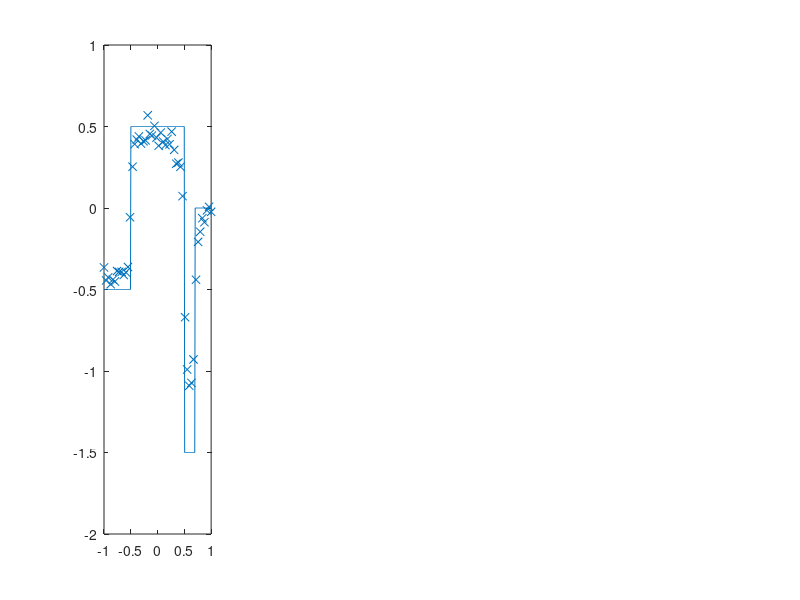

This figure's MATLAB source: (Note: this script raises an error after producing the figure.)
%rng(3);

%% MCMC parameters
mcmc.method = 'pcn';    % MCMC method (pcn, mala)
mcmc.mix_ratio = 0;   % Ratio of MALA steps to pCN steps (mixed method)
S = 1000000;      % MCMC samples
mcmc.beta = 0.01;       % pCN jump parameter
mcmc.h = 0.0000001;                 % MALA step size parameter
mcmc.local = 1000;        % how many steps to calculate local acceptance rate?
mcmc.thinning = 1000;    % how often to update figure?
mcmc.burnin = 100000;

%% Model parameters
md.d = 1;              % Spatial dimension 
md.H = 150*[1,1,1];    % Layer widths
md.L = 3;              % Number of hidden layers
md.N = 2^8;            % Sample on N or N*N grid
md.J = 50;
md.gm = 0.04;

% Calculate total number of weights
md.NW = md.d*md.H(1) + md.H(1);
for l=2:md.L
    md.NW = md.NW + md.H(l)*md.H(l-1) + md.H(l);
end
md.NW = md.NW + md.H(md.L);

% Define the spatial grid
md.XX = linspace(-1,1,md.N)';

% Create the truth, forward map, data
%UT = (0.5*(sign(md.XX+0.5)-sign(md.XX-0.5))-0.5)+cos(4*pi*md.XX).*(md.XX>0.5);
UT = (0.5*(sign(md.XX+0.5)-sign(md.XX-0.5))-0.5)...
        - 2*(0.5*(sign(md.XX-0.5)-sign(md.XX-0.7))-0.5).*(md.XX>0.5)...
        + 1*(0.5*(sign(md.XX-0.5)-sign(md.XX-0.7))-0.5).*(md.XX>0.7);

obsInd = round(linspace(1,md.N,md.J));
basis = speye(md.N);

B = zeros(md.N);
for j=1:md.N
    B(:,j) = idct(dct(full(basis(:,j))).*exp(-0.05*(1:md.N)'));
end

A = basis(obsInd,:);
G = A*B;

y = G*UT + normrnd(0,1,md.J,1)*md.gm;

% Objective function
J = @(xi) JFull(xi,md);

% Cost function
md.cost = @(U) norm(G*U-y)^2/(2*md.gm^2);
md.dcost = @(U) G'*(G*U-y)/md.gm^2;

% Activation function
md.sig = @(z) tanh(z);
md.dsig = @(z) 2*sqrt(2)*normpdf(z*sqrt(2));

md.tanh = @(z) tanh(z);
md.dsig = @(z) 2*sqrt(2)*normpdf(z*sqrt(2));


% Non-centring function
md.lambda = @(z) tan(pi*normcdf(z)-pi/2);
md.dlambda = @(z) pi*sec(pi*normcdf(z)-pi/2).^2.*normpdf(z);

subplot(141);
plot(md.XX,UT);axis([-1,1,-2,1]);
hold on
scatter(md.XX(obsInd),y,'x');
hold off


% Finite Difference test
%{
xi = normrnd(0,1,md.NW,1);
U = normrnd(0,1,md.N,1);

basis = speye(md.NW);
basisN = speye(md.N);
[~,PhiXi,DPhi_adj] = build_net(xi,md);
Cost0 = md.cost(U);
DCost_adj = md.dcost(U);
DPhi_fd = zeros(md.NW,1);
DCost_fd = zeros(md.N,1);

ep = 1e-8;
for j=1:md.NW
    [~,PhiXiP] = build_net(xi+ep*basis(:,j),md);
    DPhi_fd(j) = (PhiXiP-PhiXi)/ep;
end
for j=1:md.N
    DCost_fd(j) = (md.cost(U+ep*basisN(:,j))-Cost0)/ep;
end

subplot(131)
plot(DPhi_adj);
subplot(132)
plot(DPhi_fd);
subplot(133)
plot(DPhi_adj./DPhi_fd);
return
%}


%% Gradient Descent
%{
xi = normrnd(0,1,md.NW,1);
a0 = 1e-6;
maxIt = 20;

PhiTrace = zeros(S,1);
DPhiTrace = zeros(S,1);
for j=1:S
    [U,PhiXi,DPhiXi] = build_net(xi,md);
    PhiTrace(j) = PhiXi+norm(xi)^2/2;
    DPhiTrace(j) = norm(DPhiXi + xi);
    
    if mod(j,10) == 0
        fprintf('Phi = %f\t DPhi = %f\n',PhiTrace(j),DPhiTrace(j));
        subplot(131)
        semilogy(1:j,PhiTrace(1:j));
        subplot(132);
        semilogy(1:j,DPhiTrace(1:j));
        subplot(133);
        plot(md.XX,UT);
        hold on
        plot(md.XX,U);axis([-1,1,-2,1]);
        hold off        
        pause(0.01);
    end
    
    %[ac,~] = LineSearch(xi,-DPhiXi-xi,a0,maxIt,J);
    ac = a0;
    xi = xi - ac*(DPhiXi + xi) + sqrt(2*ac)*normrnd(0,1,md.NW,1);
    
    if ac < 1e-16
        maxIt = min(1e3,maxIt*2);
    end

end
%disp(size(U))
%disp(PhiXi);
%plot(md.XX,U)
%}

%% MCMC
%
acc = zeros(S,1);

UMean = zeros(md.N,1);
UVar = zeros(md.N,1);
xiMean = zeros(md.NW,1);

xi = normrnd(0,1,md.NW,1);
[~,PhiXi,DPhiXi] = build_net(xi,md);

for s=1:S
    mcmc.b = 4*sqrt(mcmc.h)/(4+mcmc.h);
    if mcmc.mix_ratio > 0
        if unifrnd(0,1) < mcmc.mix_ratio
            mcmc.method = 'mala';
            [~,~,DPhiXi] = build_net(xi,md);
        else
            mcmc.method = 'pcn';
        end
    end
    
    % pCN
    if strcmp(mcmc.method,'pcn')
        xiProp = sqrt(1-mcmc.beta^2)*xi + mcmc.beta*normrnd(0,1,md.NW,1);
        
        [~,PhiXiProp] = build_net(xiProp,md);
        aProb = min(1,exp(PhiXi-PhiXiProp));
        
        if unifrnd(0,1) < aProb
            xi = xiProp;
            PhiXi = PhiXiProp;
            acc(s) = 1;
        end
        
        if mod(s,mcmc.local) == 0
            l_acc = mean(acc(s-mcmc.local+1:s));
            if l_acc < 0.3
                mcmc.beta = mcmc.beta/2;
            else
                mcmc.beta = min(1,mcmc.beta*2);
            end
        end
        
    % MALA    
    elseif strcmp(mcmc.method,'mala')
        xiProp = sqrt(1-mcmc.b^2)*xi + mcmc.b*(normrnd(0,1,md.NW,1) - sqrt(mcmc.h)/2*DPhiXi);
        
        [~,PhiXiProp,DPhiXiProp] = build_net(xiProp,md);
        I1 = PhiXi + mcmc.h/8*norm(DPhiXi)^2 + sqrt(mcmc.h)/2*DPhiXi'*(xiProp-sqrt(1-mcmc.b^2)*xi)/mcmc.b;
        I2 = PhiXiProp + mcmc.h/8*norm(DPhiXiProp)^2 + sqrt(mcmc.h)/2*DPhiXiProp'*(xi-sqrt(1-mcmc.b^2)*xiProp)/mcmc.b;
        
        aProb = min(1,exp(I1-I2));
        
        if unifrnd(0,1) < aProb
            xi = xiProp;
            PhiXi = PhiXiProp;
            DPhiXi = DPhiXiProp;
            acc(s) = 1;
        end
        
        if mod(s,mcmc.local) == 0
            l_acc = mean(acc(s-mcmc.local+1:s));
            if l_acc < 0.3
                mcmc.h = mcmc.h/2;
            else
                mcmc.h = min(1,mcmc.h*2);
            end
        end
    end
    

        
    if mod(s,mcmc.thinning) == 0           
        U = build_net(xi,md);
        
        if s > mcmc.burnin
            q = (s-mcmc.burnin)/mcmc.thinning;
            UMean = ((q-1)*UMean + U)/q;
            UVar = ((q-1)*UVar + U.^2)/q;
            xiMean = ((q-1)*xiMean + xi)/q;

            subplot(143);
            plot(md.XX,[UMean,UMean+sqrt(UVar-UMean.^2),UMean-sqrt(UVar-UMean.^2)]);axis([-1,1,-2,1]);
            subplot(144);
            plot(md.XX,build_net(xiMean,md));axis([-1,1,-2,1]);
        end
        
        subplot(142);
        plot(md.XX,U);axis([-1,1,-2,1]);
        pause(0.01);
        fprintf('s = %i\tAccepted: %f\n',s,l_acc);
    end
end
%

function z = JFull(xi,model)
    [~,PhiXi] = build_net(xi,model);
    z = PhiXi + norm(xi)^2/2;
end

function [U,PhiXi,DPhiXi] = build_net(xi,model)

    N = model.N;
    L = model.L;
    H = model.H;
    XX = model.XX-1.5;
    
    xi0 = xi;
    xi = model.lambda(xi0);
    % Extract weights/biases from xi
    W = cell(L+1,1);
    B = cell(L,1);
    
    curr_ind = 1;
    next_ind = model.d*H(1);
    W{1} = reshape(xi(curr_ind:next_ind),H(1),model.d);
    curr_ind = next_ind;
    next_ind = curr_ind + H(1);
    B{1} = xi(curr_ind+1:next_ind);
    
    for l=2:L
        curr_ind = next_ind;
        next_ind = curr_ind + H(l-1)*H(l);
        W{l} = reshape(xi(curr_ind+1:next_ind),H(l),H(l-1));
        curr_ind = next_ind;
        next_ind = curr_ind + H(l);
        B{l} = xi(curr_ind+1:next_ind);
    end
    curr_ind = next_ind;
    W{L+1} = reshape(xi(curr_ind+1:end),1,H(L));
    
    % Calculate U
    U = W{1}*XX' + B{1};
    U = model.sig(U);
    for l=2:L
        U = model.sig(W{l}*U + B{l});
    end
    U = (W{L+1}*U)'/H(L);
    
    % Return Phi(U)
    if nargout > 1
        PhiXi = model.cost(U);
    end
    
    % Return DPhi(U)  
    if nargout > 2
    
        dcost = model.dcost(U);
        for n = 1:N
            % Build network
            z = cell(L+1,1);
            a = cell(L+1,1);

            z{1} = W{1}*XX(n) + B{1};
            a{1} = model.sig(z{1});
            for l=2:L
                z{l} = W{l}*a{l-1} + B{l};
                a{l} = model.sig(z{l});
            end
            z{L+1} = W{L+1}*a{L};
            a{L+1} = z{L+1};

            % Calculate cost derivative (backprop);
            delta = cell(L+1,1);
            delta{L+1} = 1;

            for l=L:-1:1
               delta{l} = (W{l+1}'*delta{l+1}).*model.dsig(z{l}); 
            end

            temp = delta{1}.*XX(n)';
            dC{n} = temp(:);
            dC{n} = [dC{n};delta{1}];
            for l=2:L
               temp = delta{l}*a{l-1}';
               dC{n} = [dC{n};temp(:)];
               dC{n} = [dC{n};delta{l}];
            end
            temp = delta{L+1}*a{L}';
            dC{n} = [dC{n};temp(:)];  
            dC{n} = model.dlambda(xi0).*dC{n};
        end
        dCF = zeros(model.NW,N);
        for n=1:N
            dCF(:,n) = dC{n};
        end
        DPhiXi = dCF*dcost/H(L);

    end

end

    

